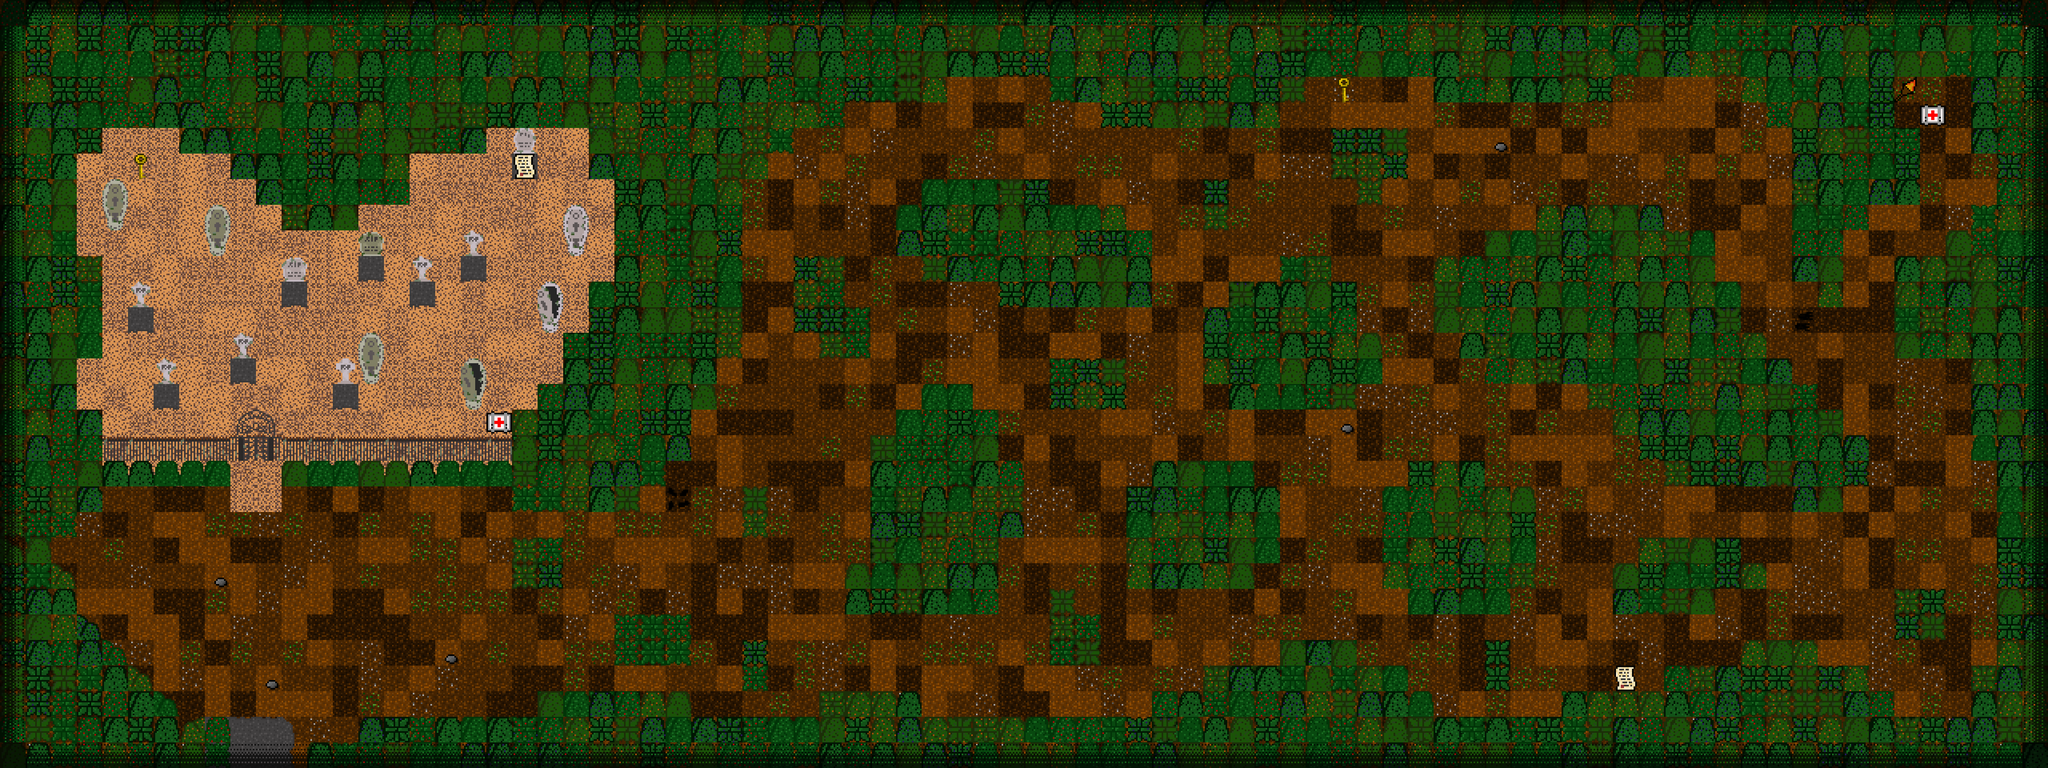

A level layout from a 2D game, rendered from its tile map. Below: a short description, then the map file with tile-grid data replaced by summaries:
An orthogonal 80x30 tile map with 64x64 px tiles, 8 tile layers (Fondo, Limites, Decoraciones, Salidas, ...), 11 tilesets.

<map version="1.0" orientation="orthogonal" renderorder="right-down" width="80" height="30" tilewidth="64" tileheight="64" nextobjectid="1">
 <tileset firstgid="1" name="Cementerios" tilewidth="64" tileheight="64" tilecount="39" columns="39">
  <image source="Cementerios.png" width="2496" height="64" />
  <tile id="12">
   <properties>
    <property name="tipo" value="obstaculo" />
   </properties>
  </tile>
  <tile id="13">
   <properties>
    <property name="tipo" value="obstaculo" />
   </properties>
  </tile>
  <tile id="14">
   <properties>
    <property name="tipo" value="obstaculo" />
   </properties>
  </tile>
  <tile id="15">
   <properties>
    <property name="tipo" value="obstaculo" />
   </properties>
  </tile>
  <tile id="16">
   <properties>
    <property name="tipo" value="obstaculo" />
   </properties>
  </tile>
  <tile id="17">
   <properties>
    <property name="tipo" value="obstaculo" />
   </properties>
  </tile>
  <tile id="18">
   <properties>
    <property name="tipo" value="obstaculo" />
   </properties>
  </tile>
  <tile id="19">
   <properties>
    <property name="tipo" value="obstaculo" />
   </properties>
  </tile>
  <tile id="20">
   <properties>
    <property name="tipo" value="obstaculo" />
   </properties>
  </tile>
  <tile id="21">
   <properties>
    <property name="tipo" value="obstaculo" />
   </properties>
  </tile>
  <tile id="22">
   <properties>
    <property name="tipo" value="obstaculo" />
   </properties>
  </tile>
  <tile id="23">
   <properties>
    <property name="tipo" value="obstaculo" />
   </properties>
  </tile>
  <tile id="24">
   <properties>
    <property name="tipo" value="obstaculo" />
   </properties>
  </tile>
  <tile id="25">
   <properties>
    <property name="tipo" value="obstaculo" />
   </properties>
  </tile>
  <tile id="26">
   <properties>
    <property name="tipo" value="obstaculo" />
   </properties>
  </tile>
  <tile id="27">
   <properties>
    <property name="tipo" value="obstaculo" />
    <property name="valorLlave" value="3" />
   </properties>
  </tile>
  <tile id="28">
   <properties>
    <property name="tipo" value="puerta" />
    <property name="valorLlave" value="3" />
   </properties>
  </tile>
  <tile id="29">
   <properties>
    <property name="tipo" value="puerta" />
    <property name="valorLlave" value="3" />
   </properties>
  </tile>
  <tile id="30">
   <properties>
    <property name="tipo" value="puerta" />
    <property name="valorLlave" value="3" />
   </properties>
  </tile>
  <tile id="31">
   <properties>
    <property name="tipo" value="obstaculo" />
    <property name="valorLlave" value="3" />
   </properties>
  </tile>
  <tile id="32">
   <properties>
    <property name="tipo" value="puerta" />
    <property name="valorLlave" value="3" />
   </properties>
  </tile>
  <tile id="33">
   <properties>
    <property name="tipo" value="puerta" />
    <property name="valorLlave" value="3" />
   </properties>
  </tile>
  <tile id="34">
   <properties>
    <property name="tipo" value="puerta" />
    <property name="valorLlave" value="3" />
   </properties>
  </tile>
  <tile id="35">
   <properties>
    <property name="tipo" value="obstaculo" />
    <property name="valorLlave" value="3" />
   </properties>
  </tile>
  <tile id="36">
   <properties>
    <property name="tipo" value="puerta" />
    <property name="valorLlave" value="3" />
   </properties>
  </tile>
  <tile id="37">
   <properties>
    <property name="tipo" value="puerta" />
    <property name="valorLlave" value="3" />
   </properties>
  </tile>
 </tileset>
 <tileset firstgid="40" name="Bosque" tilewidth="64" tileheight="64" tilecount="48" columns="4">
  <image source="../NivelBosque/Bosque.png" width="256" height="768" />
  <tile id="0">
   <properties>
    <property name="tipo" value="obstaculo" />
   </properties>
  </tile>
  <tile id="1">
   <properties>
    <property name="tipo" value="obstaculo" />
   </properties>
  </tile>
  <tile id="2">
   <properties>
    <property name="tipo" value="obstaculo" />
   </properties>
  </tile>
  <tile id="3">
   <properties>
    <property name="tipo" value="obstaculo" />
   </properties>
  </tile>
  <tile id="4">
   <properties>
    <property name="tipo" value="obstaculo" />
   </properties>
  </tile>
  <tile id="5">
   <properties>
    <property name="tipo" value="obstaculo" />
   </properties>
  </tile>
  <tile id="6">
   <properties>
    <property name="tipo" value="obstaculo" />
   </properties>
  </tile>
  <tile id="7">
   <properties>
    <property name="tipo" value="obstaculo" />
   </properties>
  </tile>
  <tile id="8">
   <properties>
    <property name="tipo" value="obstaculo" />
   </properties>
  </tile>
  <tile id="9">
   <properties>
    <property name="tipo" value="obstaculo" />
   </properties>
  </tile>
  <tile id="10">
   <properties>
    <property name="tipo" value="obstaculo" />
   </properties>
  </tile>
  <tile id="11">
   <properties>
    <property name="tipo" value="obstaculo" />
   </properties>
  </tile>
  <tile id="12">
   <properties>
    <property name="tipo" value="obstaculo" />
   </properties>
  </tile>
  <tile id="13">
   <properties>
    <property name="tipo" value="obstaculo" />
   </properties>
  </tile>
  <tile id="14">
   <properties>
    <property name="tipo" value="obstaculo" />
   </properties>
  </tile>
  <tile id="15">
   <properties>
    <property name="tipo" value="obstaculo" />
   </properties>
  </tile>
  <tile id="16">
   <properties>
    <property name="tipo" value="obstaculo" />
   </properties>
  </tile>
  <tile id="17">
   <properties>
    <property name="tipo" value="obstaculo" />
   </properties>
  </tile>
  <tile id="18">
   <properties>
    <property name="tipo" value="obstaculo" />
   </properties>
  </tile>
  <tile id="19">
   <properties>
    <property name="tipo" value="obstaculo" />
   </properties>
  </tile>
  <tile id="20">
   <properties>
    <property name="tipo" value="obstaculo" />
   </properties>
  </tile>
  <tile id="21">
   <properties>
    <property name="tipo" value="obstaculo" />
   </properties>
  </tile>
  <tile id="22">
   <properties>
    <property name="tipo" value="obstaculo" />
   </properties>
  </tile>
  <tile id="23">
   <properties>
    <property name="tipo" value="obstaculo" />
   </properties>
  </tile>
  <tile id="24">
   <properties>
    <property name="tipo" value="obstaculo" />
   </properties>
  </tile>
  <tile id="25">
   <properties>
    <property name="tipo" value="obstaculo" />
   </properties>
  </tile>
  <tile id="26">
   <properties>
    <property name="tipo" value="obstaculo" />
   </properties>
  </tile>
  <tile id="27">
   <properties>
    <property name="tipo" value="obstaculo" />
   </properties>
  </tile>
  <tile id="28">
   <properties>
    <property name="tipo" value="obstaculo" />
   </properties>
  </tile>
  <tile id="29">
   <properties>
    <property name="tipo" value="obstaculo" />
   </properties>
  </tile>
  <tile id="30">
   <properties>
    <property name="tipo" value="obstaculo" />
   </properties>
  </tile>
  <tile id="31">
   <properties>
    <property name="tipo" value="obstaculo" />
   </properties>
  </tile>
  <tile id="32">
   <properties>
    <property name="tipo" value="obstaculo" />
   </properties>
  </tile>
  <tile id="33">
   <properties>
    <property name="tipo" value="obstaculo" />
   </properties>
  </tile>
  <tile id="34">
   <properties>
    <property name="tipo" value="obstaculo" />
   </properties>
  </tile>
  <tile id="35">
   <properties>
    <property name="tipo" value="obstaculo" />
   </properties>
  </tile>
  <tile id="36">
   <properties>
    <property name="tipo" value="obstaculo" />
   </properties>
  </tile>
  <tile id="37">
   <properties>
    <property name="tipo" value="obstaculo" />
   </properties>
  </tile>
  <tile id="38">
   <properties>
    <property name="tipo" value="obstaculo" />
   </properties>
  </tile>
  <tile id="39">
   <properties>
    <property name="tipo" value="obstaculo" />
   </properties>
  </tile>
  <tile id="40">
   <properties>
    <property name="tipo" value="obstaculo" />
   </properties>
  </tile>
  <tile id="41">
   <properties>
    <property name="tipo" value="obstaculo" />
   </properties>
  </tile>
  <tile id="42">
   <properties>
    <property name="tipo" value="obstaculo" />
   </properties>
  </tile>
  <tile id="43">
   <properties>
    <property name="tipo" value="obstaculo" />
   </properties>
  </tile>
  <tile id="44">
   <properties>
    <property name="tipo" value="obstaculo" />
   </properties>
  </tile>
  <tile id="45">
   <properties>
    <property name="tipo" value="obstaculo" />
   </properties>
  </tile>
  <tile id="46">
   <properties>
    <property name="tipo" value="obstaculo" />
   </properties>
  </tile>
  <tile id="47">
   <properties>
    <property name="tipo" value="obstaculo" />
   </properties>
  </tile>
 </tileset>
 <tileset firstgid="88" name="Tierra" tilewidth="64" tileheight="64" tilecount="9" columns="3">
  <image source="../NivelBosque/Tierra.png" width="192" height="192" />
  <tile id="1" probability="0.6" />
  <tile id="2" probability="0.4" />
  <tile id="4" probability="0.002" />
  <tile id="5" probability="0.02" />
  <tile id="7" probability="0.008" />
  <tile id="8" probability="0.005" />
 </tileset>
 <tileset firstgid="97" name="calle00" tilewidth="64" tileheight="64" tilecount="6" columns="2">
  <image source="../NivelBosque/calle00.png" width="128" height="192" />
  <tile id="0">
   <properties>
    <property name="lugar" value="2" />
    <property name="tipo" value="entrada" />
   </properties>
  </tile>
  <tile id="1">
   <properties>
    <property name="lugar" value="2" />
    <property name="tipo" value="entrada" />
   </properties>
  </tile>
  <tile id="2">
   <properties>
    <property name="lugar" value="2" />
    <property name="tipo" value="entrada" />
   </properties>
  </tile>
  <tile id="3">
   <properties>
    <property name="lugar" value="2" />
    <property name="tipo" value="entrada" />
   </properties>
  </tile>
  <tile id="4">
   <properties>
    <property name="lugar" value="2" />
    <property name="tipo" value="entrada" />
   </properties>
  </tile>
  <tile id="5">
   <properties>
    <property name="lugar" value="2" />
    <property name="tipo" value="entrada" />
   </properties>
  </tile>
 </tileset>
 <tileset firstgid="103" name="carta" tilewidth="64" tileheight="64" tilecount="1" columns="1">
  <image source="../Items/carta.png" width="64" height="64" />
  <tile id="0">
   <properties>
    <property name="item" value="carta" />
    <property name="tipo" value="item" />
   </properties>
  </tile>
 </tileset>
 <tileset firstgid="104" name="medkit" tilewidth="64" tileheight="64" tilecount="1" columns="1">
  <image source="../Items/medkit.png" width="64" height="64" />
  <tile id="0">
   <properties>
    <property name="item" value="medkit" />
    <property name="tipo" value="item" />
   </properties>
  </tile>
 </tileset>
 <tileset firstgid="105" name="llave" tilewidth="64" tileheight="64" tilecount="1" columns="1">
  <image source="../Items/llave.png" width="64" height="64" />
  <tile id="0">
   <properties>
    <property name="item" value="llave" />
    <property name="tipo" value="item" />
   </properties>
  </tile>
 </tileset>
 <tileset firstgid="106" name="Antorcha" tilewidth="64" tileheight="64" tilecount="1" columns="1">
  <image source="../Items/Antorcha.png" width="64" height="64" />
  <tile id="0">
   <properties>
    <property name="item" value="antorcha" />
    <property name="tipo" value="item" />
   </properties>
  </tile>
 </tileset>
 <tileset firstgid="107" name="Void" tilewidth="64" tileheight="64" tilecount="6" columns="3">
  <image source="../NivelBosque/Void.png" width="192" height="128" />
 </tileset>
 <tileset firstgid="113" name="puerta" tilewidth="128" tileheight="128" tilecount="2" columns="2">
  <image source="puertaCementerio.png" width="256" height="128" />
  <tile id="0">
   <properties>
    <property name="tipo" value="puerta" />
    <property name="valorLlave" value="2" />
   </properties>
  </tile>
 </tileset>
 <tileset firstgid="115" name="llave" tilewidth="64" tileheight="64" tilecount="1" columns="1">
  <image source="../Items/llave.png" width="64" height="64" />
  <tile id="0">
   <properties>
    <property name="item" value="llaveUnica" />
    <property name="tipo" value="item" />
   </properties>
  </tile>
 </tileset>
 <layer name="Fondo" width="80" height="30">
  <data>[2400 cells, 2400 non-empty, 22 distinct tile ids]</data>
 </layer>
 <layer name="Limites" width="80" height="30">
  <data>[2400 cells, 1070 non-empty, 36 distinct tile ids]</data>
 </layer>
 <layer name="Decoraciones" width="80" height="30">
  <data>[2400 cells, 533 non-empty, 29 distinct tile ids]</data>
 </layer>
 <layer name="Salidas" width="80" height="30">
  <data>[2400 cells, 6 non-empty, 4 distinct tile ids]</data>
 </layer>
 <layer name="Interactivos" width="80" height="30">
  <data>[2400 cells, 0 non-empty, 0 distinct tile ids]</data>
 </layer>
 <layer name="Puerta" width="80" height="30">
  <data>[2400 cells, 1 non-empty, 1 distinct tile ids]</data>
 </layer>
 <layer name="Recolectables" width="80" height="30">
  <data>[2400 cells, 7 non-empty, 5 distinct tile ids]</data>
 </layer>
 <layer name="Void" width="80" height="30" opacity="0.7">
  <data>[2400 cells, 216 non-empty, 5 distinct tile ids]</data>
 </layer>
</map>
